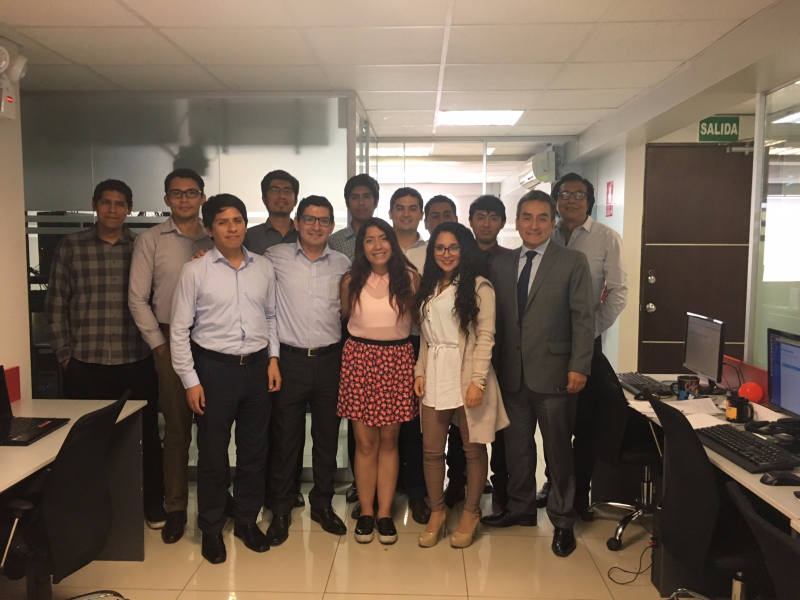
#> input picture faces/data.jpg, 1600 x 1200 px (shown at 1/2 size)
$ python hog.py faces/data.jpg   (Python 2 division)
#> lines starting #> are read from the running program, lines starting #| are printed output that depends on the picture
#!/usr/bin/python

##sudo apt-get install python-tk

## correr con ./hog.py faces/*.jpg

import matplotlib.pyplot as plt

from skimage.feature import hog
from skimage import data, color, exposure
import matplotlib.image as mpimg
import sys
import time

plt.ion()

for f in sys.argv[1:]:
	#image = color.rgb2gray(data.astronaut())
	image = color.rgb2gray(mpimg.imread(f))
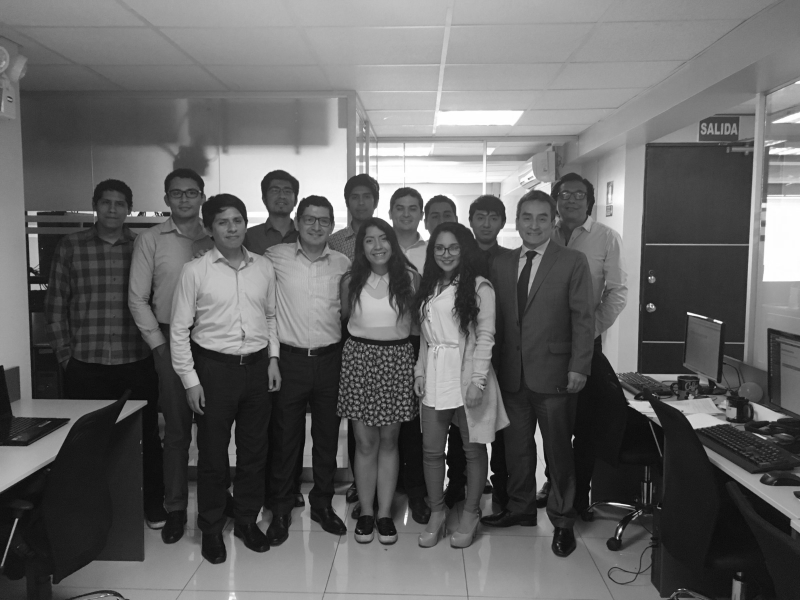
#> image: shape (1200, 1600) float64 (shown at 1/2 size); min 0.00531, max 1, mean 0.395

	start_time = time.time();
	fd, hog_image = hog(image, orientations=8, pixels_per_cell=(16, 16),
	                    cells_per_block=(1, 1), visualise=True)
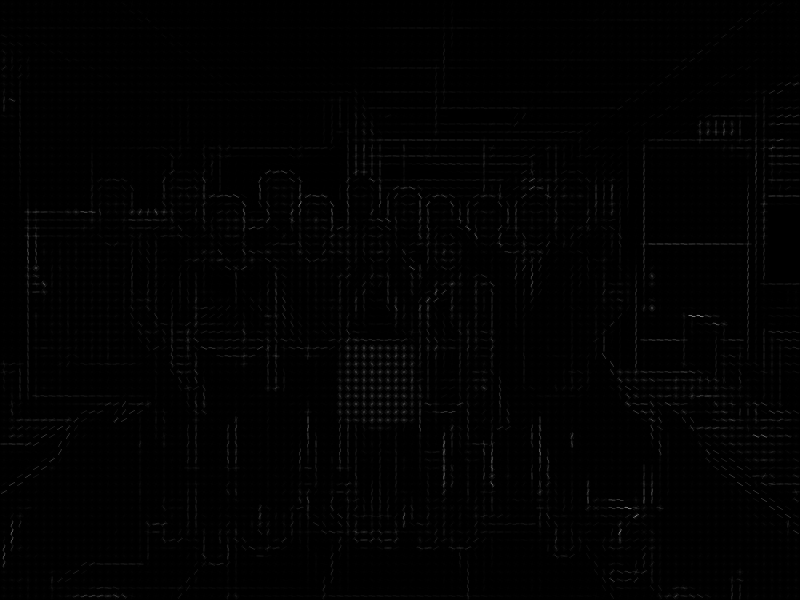
#> hog_image: shape (1200, 1600) float64 (shown at 1/2 size); min 0, max 0.218, mean 0.00162; drawn with min black and max white
	print("Horiented Object Histogram in %s seconds" % (time.time() - start_time))
	fig, (ax1, ax2) = plt.subplots(1, 2, figsize=(8, 4), sharex=True, sharey=True)

	ax1.axis('off')
	ax1.imshow(image, cmap=plt.cm.gray)
	ax1.set_title('Input image')
	ax1.set_adjustable('box-forced')

	# Rescale histogram for better display
	hog_image_rescaled = exposure.rescale_intensity(hog_image, in_range=(0, 0.02))
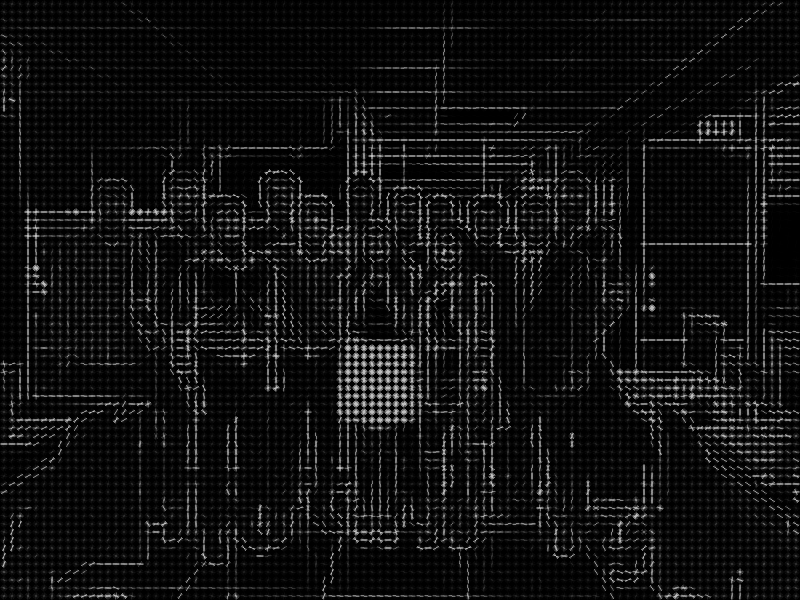
#> hog_image_rescaled: shape (1200, 1600) float64 (shown at 1/2 size); min 0, max 1, mean 0.0655

	ax2.axis('off')
	ax2.imshow(hog_image_rescaled, cmap=plt.cm.gray)
	ax2.set_title('Histogram of Oriented Gradients')
	ax1.set_adjustable('box-forced')
	plt.plot()


	print raw_input('Press enter to continue')
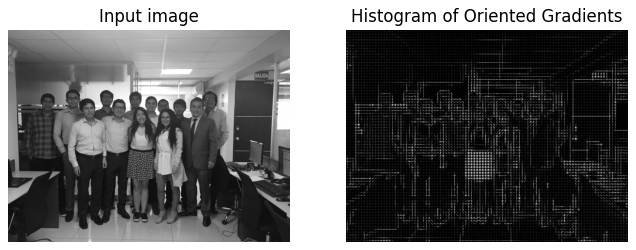
#> figure drawn by matplotlib, 2 panels

$ run again, on faces/2008_001009.jpg
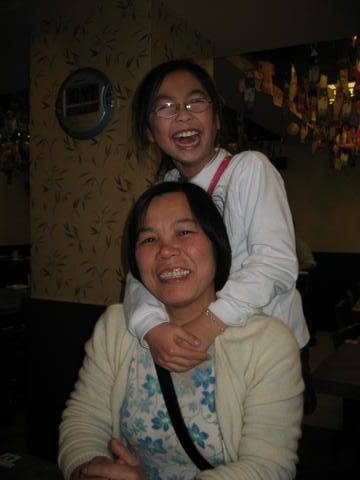
#> input picture faces/2008_001009.jpg, 360 x 480 px
#> `fd, hog_image = hog(image, orientations=8, pixels_per_cell=(16, 16), c..`:
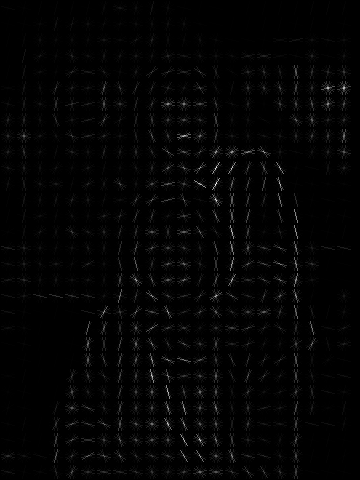
#> hog_image: shape (480, 360) float64; min 0, max 0.105, mean 0.00165; drawn with min black and max white
#> fd = 5280 values, max 1 at index 128, min 0 at index 7, mean 0.317
#> `print raw_input('Press enter to continue')`:
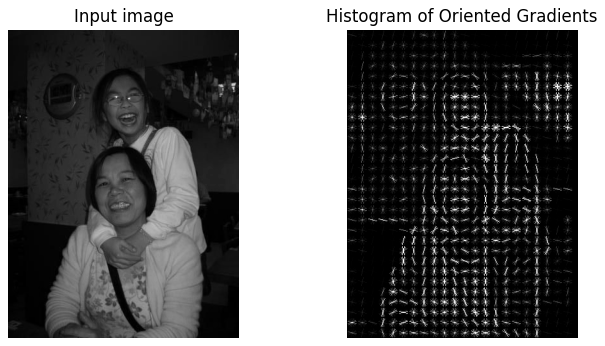
#> figure drawn by matplotlib, 2 panels

$ run again, on faces/2008_001322.jpg
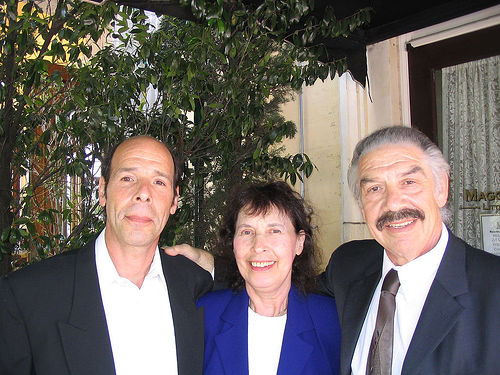
#> input picture faces/2008_001322.jpg, 500 x 375 px
#> `fd, hog_image = hog(image, orientations=8, pixels_per_cell=(16, 16), c..`:
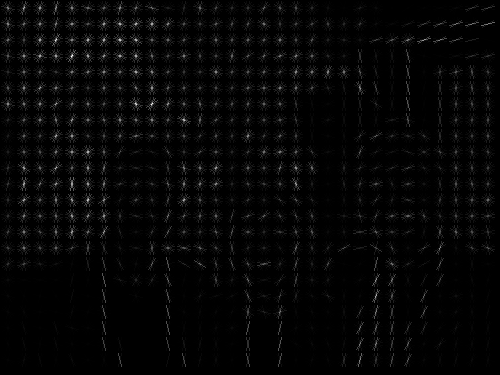
#> hog_image: shape (375, 500) float64; min 0, max 0.271, mean 0.00611; drawn with min black and max white
#> fd = 5704 values, max 1 at index 4524, min 0 at index 195, mean 0.331
#> `print raw_input('Press enter to continue')`:
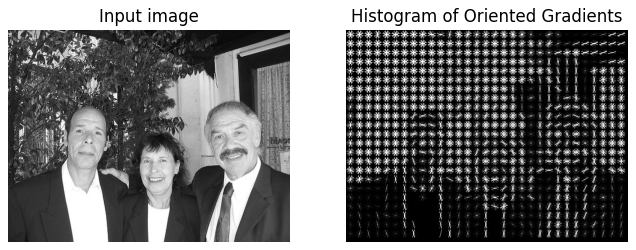
#> figure drawn by matplotlib, 2 panels

$ run again, on faces/2008_002079.jpg
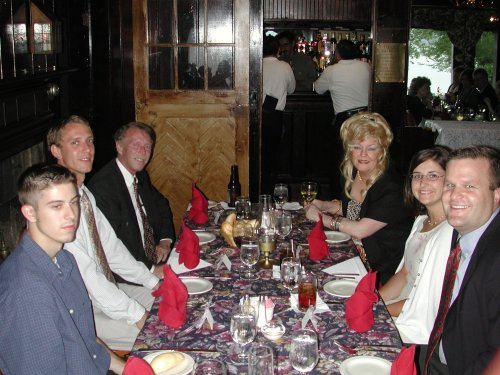
#> input picture faces/2008_002079.jpg, 500 x 375 px
#> `fd, hog_image = hog(image, orientations=8, pixels_per_cell=(16, 16), c..`:
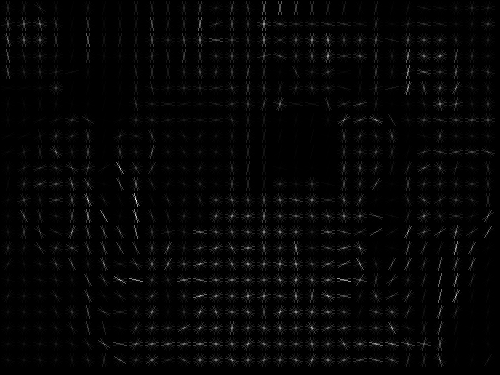
#> hog_image: shape (375, 500) float64; min 0, max 0.223, mean 0.00482; drawn with min black and max white
#> fd = 5704 values, max 0.946 at index 2384, min 0 at index 1247, mean 0.335
#> `print raw_input('Press enter to continue')`:
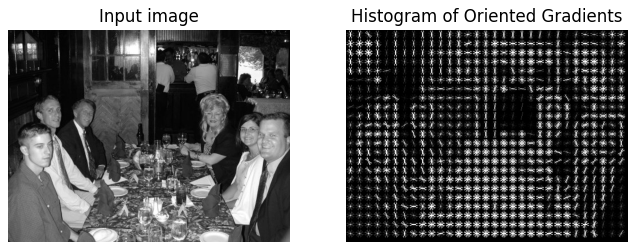
#> figure drawn by matplotlib, 2 panels
